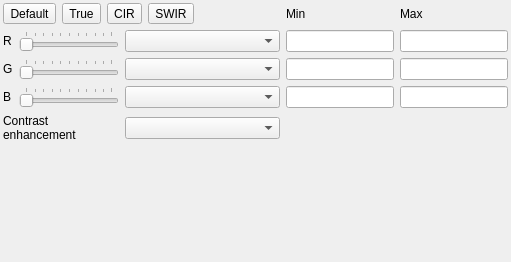
<?xml version="1.0" encoding="UTF-8"?>
<ui version="4.0">
 <class>QgsMultiBandColorRendererWidgetBase</class>
 <widget class="QWidget" name="QgsMultiBandColorRendererWidgetBase">
  <property name="geometry">
   <rect>
    <x>0</x>
    <y>0</y>
    <width>511</width>
    <height>262</height>
   </rect>
  </property>
  <property name="windowTitle">
   <string>Form</string>
  </property>
  <layout class="QVBoxLayout" name="verticalLayout">
   <property name="margin">
    <number>3</number>
   </property>
   <item>
    <layout class="QGridLayout" name="gridLayout">
     <item row="3" column="4">
      <widget class="QLineEdit" name="mBlueMaxLineEdit">
       <property name="maxLength">
        <number>16</number>
       </property>
      </widget>
     </item>
     <item row="2" column="3">
      <widget class="QLineEdit" name="mGreenMinLineEdit">
       <property name="maxLength">
        <number>16</number>
       </property>
      </widget>
     </item>
     <item row="2" column="4">
      <widget class="QLineEdit" name="mGreenMaxLineEdit">
       <property name="maxLength">
        <number>16</number>
       </property>
      </widget>
     </item>
     <item row="3" column="3">
      <widget class="QLineEdit" name="mBlueMinLineEdit">
       <property name="maxLength">
        <number>16</number>
       </property>
      </widget>
     </item>
     <item row="2" column="0">
      <widget class="QLabel" name="mGreenBandLabel">
       <property name="sizePolicy">
        <sizepolicy hsizetype="Preferred" vsizetype="Preferred">
         <horstretch>0</horstretch>
         <verstretch>0</verstretch>
        </sizepolicy>
       </property>
       <property name="text">
        <string>G</string>
       </property>
       <property name="alignment">
        <set>Qt::AlignLeading|Qt::AlignLeft|Qt::AlignVCenter</set>
       </property>
      </widget>
     </item>
     <item row="0" column="4">
      <widget class="QLabel" name="mBlueMaxLabel">
       <property name="sizePolicy">
        <sizepolicy hsizetype="Preferred" vsizetype="Preferred">
         <horstretch>0</horstretch>
         <verstretch>0</verstretch>
        </sizepolicy>
       </property>
       <property name="text">
        <string>Max</string>
       </property>
       <property name="alignment">
        <set>Qt::AlignLeading|Qt::AlignLeft|Qt::AlignVCenter</set>
       </property>
      </widget>
     </item>
     <item row="1" column="4">
      <widget class="QLineEdit" name="mRedMaxLineEdit">
       <property name="maxLength">
        <number>16</number>
       </property>
      </widget>
     </item>
     <item row="3" column="0">
      <widget class="QLabel" name="mBlueBandLabel">
       <property name="sizePolicy">
        <sizepolicy hsizetype="Preferred" vsizetype="Preferred">
         <horstretch>0</horstretch>
         <verstretch>0</verstretch>
        </sizepolicy>
       </property>
       <property name="text">
        <string>B</string>
       </property>
       <property name="alignment">
        <set>Qt::AlignLeading|Qt::AlignLeft|Qt::AlignVCenter</set>
       </property>
      </widget>
     </item>
     <item row="0" column="3">
      <widget class="QLabel" name="mRedMinLabel">
       <property name="sizePolicy">
        <sizepolicy hsizetype="Preferred" vsizetype="Preferred">
         <horstretch>0</horstretch>
         <verstretch>0</verstretch>
        </sizepolicy>
       </property>
       <property name="text">
        <string>Min</string>
       </property>
       <property name="alignment">
        <set>Qt::AlignLeading|Qt::AlignLeft|Qt::AlignVCenter</set>
       </property>
      </widget>
     </item>
     <item row="1" column="0">
      <widget class="QLabel" name="mRedBandLabel">
       <property name="text">
        <string>R</string>
       </property>
      </widget>
     </item>
     <item row="1" column="3">
      <widget class="QLineEdit" name="mRedMinLineEdit">
       <property name="maxLength">
        <number>16</number>
       </property>
      </widget>
     </item>
     <item row="4" column="0" colspan="2">
      <widget class="QLabel" name="mContrastEnhancementAlgorithmLabel">
       <property name="text">
        <string>Contrast
enhancement</string>
       </property>
      </widget>
     </item>
     <item row="2" column="1">
      <widget class="QSlider" name="mGreenBandSlider">
       <property name="orientation">
        <enum>Qt::Horizontal</enum>
       </property>
       <property name="tickPosition">
        <enum>QSlider::TicksAbove</enum>
       </property>
      </widget>
     </item>
     <item row="3" column="1">
      <widget class="QSlider" name="mBlueBandSlider">
       <property name="orientation">
        <enum>Qt::Horizontal</enum>
       </property>
       <property name="tickPosition">
        <enum>QSlider::TicksAbove</enum>
       </property>
       <property name="tickInterval">
        <number>10</number>
       </property>
      </widget>
     </item>
     <item row="1" column="1">
      <widget class="QSlider" name="mRedBandSlider">
       <property name="minimumSize">
        <size>
         <width>100</width>
         <height>0</height>
        </size>
       </property>
       <property name="orientation">
        <enum>Qt::Horizontal</enum>
       </property>
       <property name="tickPosition">
        <enum>QSlider::TicksAbove</enum>
       </property>
      </widget>
     </item>
     <item row="4" column="2">
      <widget class="QComboBox" name="mContrastEnhancementAlgorithmComboBox"/>
     </item>
     <item row="1" column="2">
      <widget class="QComboBox" name="mRedBandComboBox">
       <property name="sizePolicy">
        <sizepolicy hsizetype="Preferred" vsizetype="Fixed">
         <horstretch>1</horstretch>
         <verstretch>0</verstretch>
        </sizepolicy>
       </property>
       <property name="minimumSize">
        <size>
         <width>100</width>
         <height>0</height>
        </size>
       </property>
      </widget>
     </item>
     <item row="2" column="2">
      <widget class="QComboBox" name="mGreenBandComboBox"/>
     </item>
     <item row="3" column="2">
      <widget class="QComboBox" name="mBlueBandComboBox"/>
     </item>
     <item row="0" column="0" colspan="3">
      <widget class="QFrame" name="btnBar">
       <property name="frameShape">
        <enum>QFrame::NoFrame</enum>
       </property>
       <property name="frameShadow">
        <enum>QFrame::Raised</enum>
       </property>
       <layout class="QHBoxLayout" name="horizontalLayout">
        <property name="margin">
         <number>0</number>
        </property>
        <item>
         <widget class="QToolButton" name="btnDef">
          <property name="text">
           <string>Default</string>
          </property>
         </widget>
        </item>
        <item>
         <widget class="QToolButton" name="btnTrueColor">
          <property name="text">
           <string>True</string>
          </property>
         </widget>
        </item>
        <item>
         <widget class="QToolButton" name="btnCIR">
          <property name="text">
           <string>CIR</string>
          </property>
         </widget>
        </item>
        <item>
         <widget class="QToolButton" name="btn453">
          <property name="text">
           <string>SWIR</string>
          </property>
         </widget>
        </item>
        <item>
         <spacer name="horizontalSpacer">
          <property name="orientation">
           <enum>Qt::Horizontal</enum>
          </property>
          <property name="sizeHint" stdset="0">
           <size>
            <width>40</width>
            <height>20</height>
           </size>
          </property>
         </spacer>
        </item>
       </layout>
      </widget>
     </item>
    </layout>
   </item>
   <item>
    <widget class="QWidget" name="mMinMaxContainerWidget" native="true">
     <property name="sizePolicy">
      <sizepolicy hsizetype="Preferred" vsizetype="Preferred">
       <horstretch>0</horstretch>
       <verstretch>1</verstretch>
      </sizepolicy>
     </property>
    </widget>
   </item>
  </layout>
  <action name="actionSet453">
   <property name="text">
    <string>SWIR</string>
   </property>
   <property name="toolTip">
    <string>Set to nIR-swIR-R</string>
   </property>
  </action>
  <action name="actionSetCIR">
   <property name="text">
    <string>CIR</string>
   </property>
   <property name="toolTip">
    <string>Set to coloured infra red (swIR-red-green)</string>
   </property>
  </action>
  <action name="actionSetTrueColor">
   <property name="text">
    <string>True</string>
   </property>
   <property name="toolTip">
    <string>Set to true color (red-green-blue)</string>
   </property>
  </action>
  <action name="actionSetDefault">
   <property name="text">
    <string>Def</string>
   </property>
   <property name="toolTip">
    <string>Set default band selection</string>
   </property>
  </action>
 </widget>
 <resources/>
 <connections/>
</ui>
